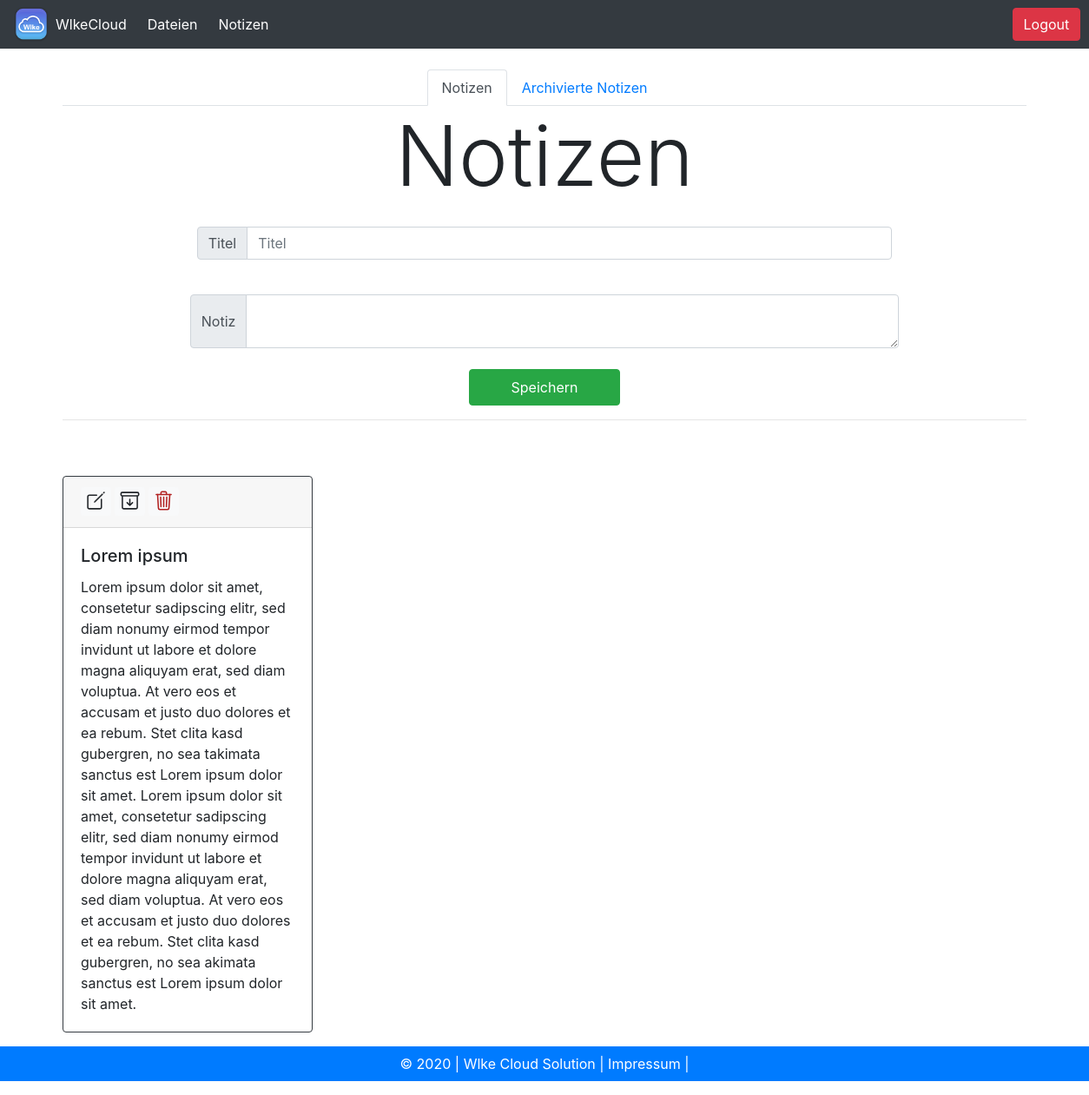
/notes/ (signed in), run on an earlier commit of the app's database.
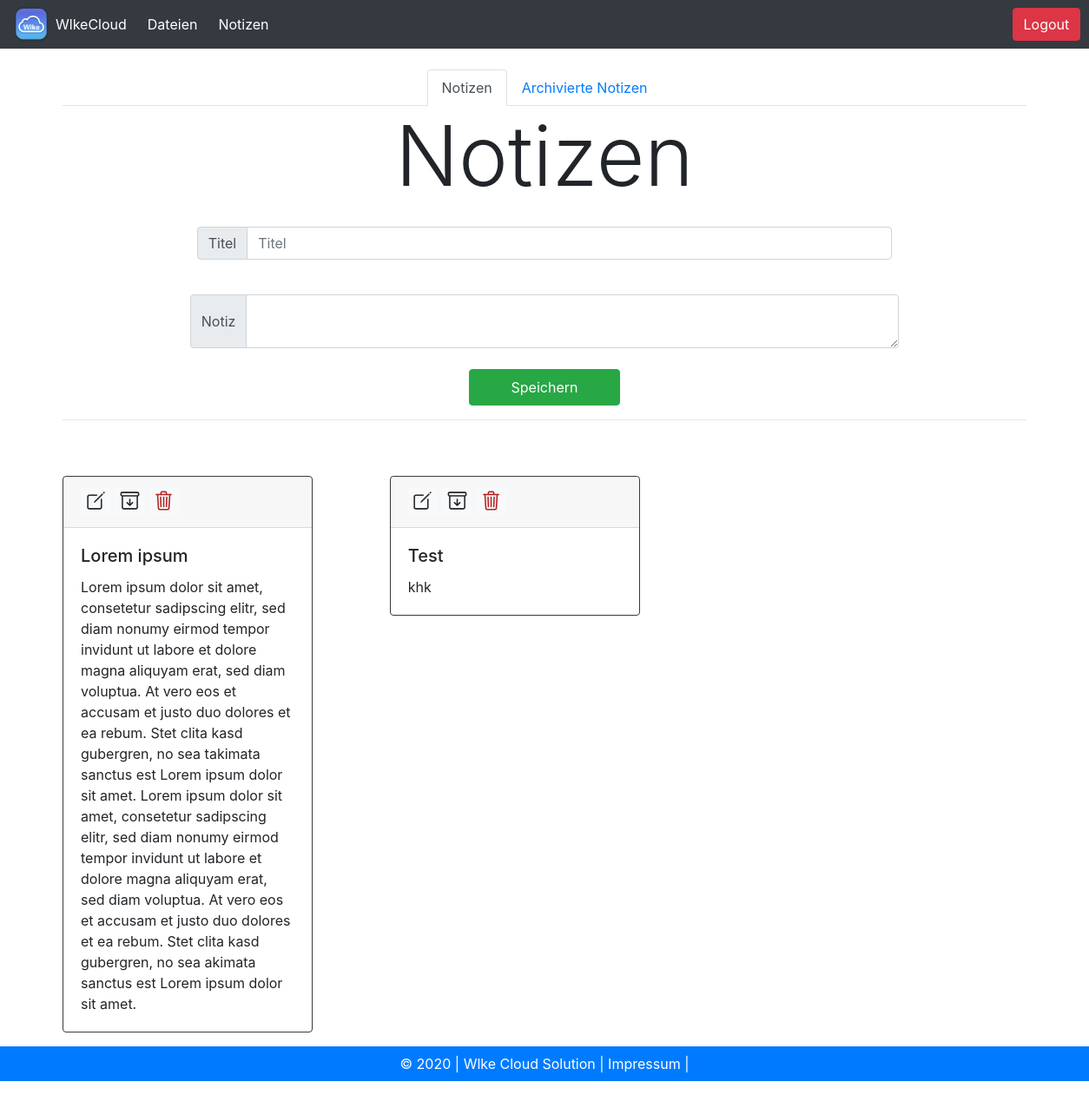
And on a later commit of the database.
### notes/models.py (models this page shows, shortened)
class Notiz(models.Model):
    benutzer = models.ForeignKey(
        User, on_delete=models.CASCADE, related_name="notiz", null=True)
    titel = models.CharField(max_length=200)
    body = models.TextField()
    archived = models.BooleanField(default=False)
    class Meta:
        verbose_name_plural = 'Notizen'

### notes/views.py (the view, shortened to what this page needs)
# urls.py: path('', views.index, name="index"),
def index(request):
    return render(request, 'notes/notes_index.html')

### templates/notes/notes_index.html (shortened to what this page needs)
{% extends 'base_storage.html' %} {% block titel %}Notizen{% endblock %}
{% block content %}
<br>
<ul class="nav nav-tabs justify-content-center">
  <li class="nav-item">
    <a class="nav-link active" href="/notes/">Notizen</a>
  </li>
  <li class="nav-item">
    <a class="nav-link" href="/notes/archived/">Archivierte Notizen</a>
  </li>
  <br>
</ul>
<div class="text-center">
  <h1 class="text-center display-1">Notizen</h1>
</div>
<form method="POST" name="note">
  <div class="input-group input-groupm mb-3 w-75 p-3 mx-auto">
    <div class="input-group-prepend">
      <span class="input-group-text" id="inputGroup-sizing-sm">Titel</span>
    </div>
    <input type="text" class="form-control" name="note-title" placeholder="Titel">
  </div>
  <div class="input-group mb-3 w-75 p-2 mx-auto">
    <div class="input-group-prepend">
      <span class="input-group-text" id="inputGroup-sizing-default">Notiz</span>
    </div>
    <textarea class="form-control" type="text" name="note-body" placeholder="Notiz">  </textarea>
  </div>
  <div class="text-center">
    <button class="btn btn-success pl-5 pr-5 pt-2 pb-2" type="submit">Speichern</button>
  </div>
</form>
<hr>
<div class="card-columns">
{% for notiz in user.notiz.all %}
{% if notiz.archived %}
{% else %}
<div class="card border-dark mx-auto m-5" style="max-width: 18rem;">
  <div class="card-header">
    <a href="/notes/edit/{{notiz.id}}" class="badge badge-light"><ion-icon name="create-outline" style="font-size: 25px;"></ion-icon></a>
    <a href="/notes/archive/{{notiz.id}}" class="badge badge-light"><ion-icon name="archive-outline" style="font-size: 25px;"></ion-icon></a>
    <a href="/notes/delete/{{notiz.id}}/" class="badge badge-light"><ion-icon name="trash-outline" style="font-size: 25px; color:firebrick;"></ion-icon></a>
  </div>
  <div class="card-body">
    <h5 class="card-title">{{ notiz.titel }}</h5>
    <p class="card-text">{{ notiz.body }}</p>
  </div>
  {% endif %}
</div>
{% endfor %}
</div>
{% endblock %}

### templates/base_storage.html (shortened to what this page needs)
<!doctype html>
<html lang="en">
  <head>
    <link rel="stylesheet" href="https://stackpath.bootstrapcdn.com/bootstrap/4.5.0/css/bootstrap.min.css">
  </head>
  <body>
    <nav class="navbar navbar-expand-lg navbar-dark bg-dark rounded-0">
      <div class="collapse navbar-collapse justify-content-md-center" id="navbarsExample10">
        <ul class="navbar-nav">
           <img class="d-block mx-auto" src="\media\logo\Logo.png" alt="Logo" width="40" height="40" >
          <li class="nav-item active">
           <a class="nav-link text-white mr-2" href="/storage">WlkeCloud</a>
          </li>
          <li class="nav-item">
            <a class="nav-link text-white mr-2" href="/storage">Dateien</a>
          </li>
          <li class="nav-item">
            <a class="nav-link text-white mr-2" href="/notes/">Notizen</a>
          </li>
        </ul>
        <a class="btn btn-danger " href="/logout">Logout</a>
      </div>
    </nav>
    <div class="container">
{% if user.is_authenticated %}
  {% block content %}
  {% endblock %}
    <br>
{% else %}
  <img class="d-block mx-auto m-5" src="\media\logo\Logo.png" alt="Logo" width="140" height="140" >
  <h1 class="display-4 text-center">Sie müssen sich erst anmelden <br> um ihre Dateien einzusehehen</h1>
  <a href="/login" class="btn btn-info mx-auto m-5 d-block p-2 ">&nbsp;&nbsp;Login&nbsp;&nbsp;</a>
  {% endif %}
</div>
<footer class="bg-primary text-white text-center mb-3 mt-2 p-2" style="position: fixed; left: 0; bottom: 0; padding-right: 2; width: 100%;">
      © 2020 | Wlke Cloud Solution |
      <a class="text-white " href="/impressum/">   Impressum |</a>
    </footer>
  </body>
</html>

What changed in the data, as far as the page shows it:
added Notiz: titel "Test", body "khk"
